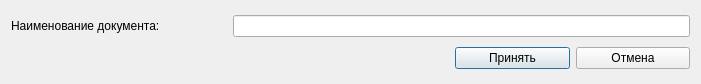
<?xml version="1.0" encoding="UTF-8"?>
<ui version="4.0">
 <class>RenameDoc</class>
 <widget class="QDialog" name="RenameDoc">
  <property name="geometry">
   <rect>
    <x>0</x>
    <y>0</y>
    <width>701</width>
    <height>84</height>
   </rect>
  </property>
  <property name="windowTitle">
   <string>Переименовать документ</string>
  </property>
  <layout class="QGridLayout" name="gridLayout">
   <item row="0" column="0">
    <widget class="QLabel" name="label">
     <property name="text">
      <string>Наименование документа:</string>
     </property>
    </widget>
   </item>
   <item row="0" column="1" colspan="3">
    <widget class="QLineEdit" name="ledocname"/>
   </item>
   <item row="1" column="0" colspan="2">
    <spacer name="horizontalSpacer">
     <property name="orientation">
      <enum>Qt::Horizontal</enum>
     </property>
     <property name="sizeHint" stdset="0">
      <size>
       <width>438</width>
       <height>20</height>
      </size>
     </property>
    </spacer>
   </item>
   <item row="1" column="2">
    <widget class="QPushButton" name="okbtn">
     <property name="text">
      <string>Принять</string>
     </property>
    </widget>
   </item>
   <item row="1" column="3">
    <widget class="QPushButton" name="nobtn">
     <property name="text">
      <string>Отмена</string>
     </property>
    </widget>
   </item>
  </layout>
 </widget>
 <resources/>
 <connections>
  <connection>
   <sender>okbtn</sender>
   <signal>clicked()</signal>
   <receiver>RenameDoc</receiver>
   <slot>accept()</slot>
   <hints>
    <hint type="sourcelabel">
     <x>509</x>
     <y>60</y>
    </hint>
    <hint type="destinationlabel">
     <x>350</x>
     <y>41</y>
    </hint>
   </hints>
  </connection>
  <connection>
   <sender>nobtn</sender>
   <signal>clicked()</signal>
   <receiver>RenameDoc</receiver>
   <slot>reject()</slot>
   <hints>
    <hint type="sourcelabel">
     <x>635</x>
     <y>60</y>
    </hint>
    <hint type="destinationlabel">
     <x>350</x>
     <y>41</y>
    </hint>
   </hints>
  </connection>
 </connections>
</ui>
